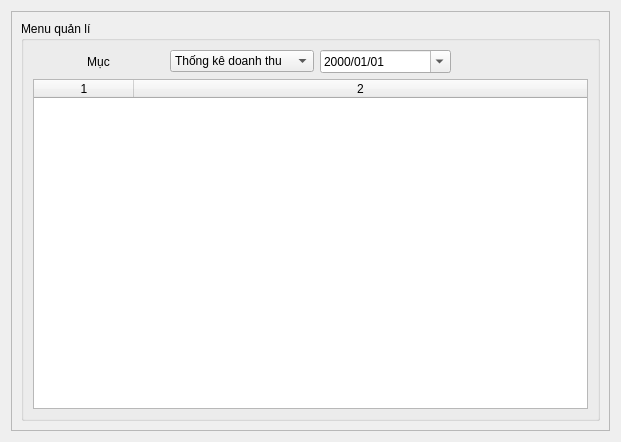
<?xml version="1.0" encoding="UTF-8"?>
<ui version="4.0">
 <class>QL</class>
 <widget class="QWidget" name="QL">
  <property name="geometry">
   <rect>
    <x>0</x>
    <y>0</y>
    <width>621</width>
    <height>442</height>
   </rect>
  </property>
  <property name="windowTitle">
   <string>Menu - Quản lí</string>
  </property>
  <layout class="QHBoxLayout" name="horizontalLayout_2">
   <item>
    <widget class="QFrame" name="frame">
     <property name="frameShape">
      <enum>QFrame::StyledPanel</enum>
     </property>
     <property name="frameShadow">
      <enum>QFrame::Raised</enum>
     </property>
     <layout class="QHBoxLayout" name="horizontalLayout">
      <item>
       <widget class="QGroupBox" name="groupBox">
        <property name="title">
         <string>Menu quản lí</string>
        </property>
        <layout class="QGridLayout" name="gridLayout">
         <item row="1" column="0" colspan="4">
          <widget class="QTableWidget" name="table">
           <property name="styleSheet">
            <string notr="true"/>
           </property>
           <property name="editTriggers">
            <set>QAbstractItemView::NoEditTriggers</set>
           </property>
           <property name="alternatingRowColors">
            <bool>true</bool>
           </property>
           <property name="selectionMode">
            <enum>QAbstractItemView::SingleSelection</enum>
           </property>
           <property name="selectionBehavior">
            <enum>QAbstractItemView::SelectItems</enum>
           </property>
           <property name="gridStyle">
            <enum>Qt::SolidLine</enum>
           </property>
           <property name="cornerButtonEnabled">
            <bool>true</bool>
           </property>
           <property name="rowCount">
            <number>0</number>
           </property>
           <property name="columnCount">
            <number>2</number>
           </property>
           <attribute name="horizontalHeaderVisible">
            <bool>true</bool>
           </attribute>
           <attribute name="horizontalHeaderCascadingSectionResizes">
            <bool>false</bool>
           </attribute>
           <attribute name="horizontalHeaderHighlightSections">
            <bool>true</bool>
           </attribute>
           <attribute name="horizontalHeaderStretchLastSection">
            <bool>true</bool>
           </attribute>
           <attribute name="verticalHeaderVisible">
            <bool>false</bool>
           </attribute>
           <attribute name="verticalHeaderStretchLastSection">
            <bool>false</bool>
           </attribute>
           <column/>
           <column/>
          </widget>
         </item>
         <item row="0" column="1">
          <widget class="QComboBox" name="comboBox">
           <item>
            <property name="text">
             <string>Thống kê doanh thu</string>
            </property>
           </item>
           <item>
            <property name="text">
             <string>Top 10 Nhân viên tốt</string>
            </property>
           </item>
           <item>
            <property name="text">
             <string>Sản phẩm bán chạy</string>
            </property>
           </item>
           <item>
            <property name="text">
             <string>Doanh thu tổng</string>
            </property>
           </item>
          </widget>
         </item>
         <item row="0" column="2">
          <widget class="QDateEdit" name="dateEdit">
           <property name="displayFormat">
            <string>yyyy/MM/dd</string>
           </property>
           <property name="calendarPopup">
            <bool>true</bool>
           </property>
          </widget>
         </item>
         <item row="0" column="0">
          <widget class="QLabel" name="label">
           <property name="text">
            <string>Mục</string>
           </property>
           <property name="alignment">
            <set>Qt::AlignCenter</set>
           </property>
          </widget>
         </item>
         <item row="0" column="3">
          <widget class="QLabel" name="doanhthu">
           <property name="text">
            <string>&lt;doanh thu tổng&gt;</string>
           </property>
          </widget>
         </item>
        </layout>
       </widget>
      </item>
     </layout>
    </widget>
   </item>
  </layout>
 </widget>
 <resources/>
 <connections/>
</ui>
